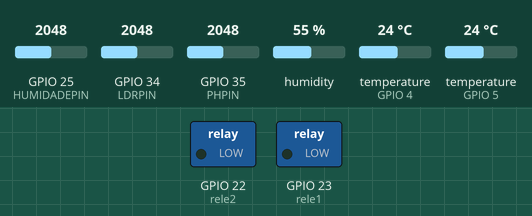
Bench run of a sketch on a simulated ESP32. On the bench: switched loads named in the sketch (green lamp = pin HIGH). The inputs (shaded band) are chosen by the test bench; at power-on: temperature (sensors on GPIO 4, GPIO 5) 24 °C, GPIO 25 (HUMIDADEPIN) = 2048, GPIO 34 (LDRPIN) = 2048, GPIO 35 (PHPIN) = 2048, humidity 55 %. WiFi joins after 1.5 s; servers stay silent unless stated; uploads are accepted with an empty reply; what the sketch prints to the serial monitor is not drawn.

Above: at 4.7 s.
4.8 s: temperature (sensor on GPIO 4) set to 36 °C
8.5 s: temperature (sensor on GPIO 4) set to 39 °C
At 10.1 s:
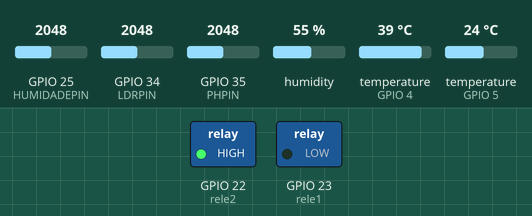
11.3 s: GPIO 25 (HUMIDADEPIN) set to 3952
14.1 s: GPIO 25 (HUMIDADEPIN) set to 4051
At 16.7 s:
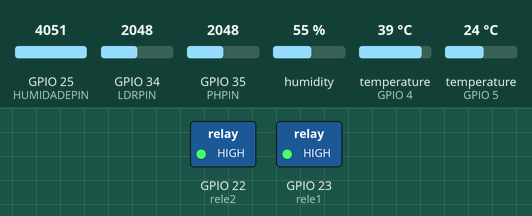
Timing chart, 0 to 17.9 s (numbered marks = the images above; inputs shaded):
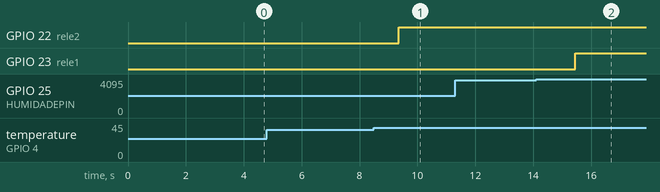

Measured:
- the behaviour switches between 37 and 38 °C on temperature (sensor on GPIO 4) (found by bisection; images 0 and 1)
- the behaviour switches between 3999 and 4000 on GPIO 25 (HUMIDADEPIN) (found by bisection; images 1 and 2)
- after the input at 4.8 s, every drawn part: stays the same
- after the input at 8.5 s, GPIO 22 (rele2): LOW → HIGH after 0.86 s
- after the input at 11.3 s, every drawn part: stays the same
- after the input at 14.1 s, GPIO 23 (rele1): LOW → HIGH after 1.3 s

The sketch:

TCC_V1.3.ino
```cpp
#include <WiFi.h>
#include <HTTPClient.h>
#include "DHT.h"
#include <OneWire.h>
#include <DallasTemperature.h>


//Helix IP Address
const char* orionAddressPath = "143.107.145.24:1026/v2";

//Device ID (example: urn:ngsi-ld:entity:001)
const char* deviceID = "urn:ngsi-ld:entity:010";

//Wi-Fi Credentials
const char* ssid = "LIVE TIM_FB66_2G";
const char* password = "pjfed8jx8d";

#define DHTPIN 4

//Define Rele

int rele1 = 23;
int rele2 = 22;

const int DS18B20PIN = 5;

//Seta pin LDR
const int LDRPIN = 34;

//Seta pin PH
const int PHPIN = 35;

//Seta pin HUMIDADE
const int HUMIDADEPIN = 25;

String guardat;
String guardah;
String guardats;
String guardal;
String guardaph;
String guardahs;

//Seleciona tipo do DHT
#define DHTTYPE DHT11

//Inicia sensor DHT
DHT dht(DHTPIN, DHTTYPE);

//Inicia o DS18B20
OneWire oneWire(DS18B20PIN);

//passa a referencia do onewire para a biblioteca dallas
DallasTemperature sensors(&oneWire);

//Variável para gravar o valor do LDR
int ldrValue = 0;

//Variável para gravar o valor do PH
int phValue = 0;

//Variável para gravar o valor do HUMIDADE
int humidadeValue = 0;

WiFiClient espClient;
HTTPClient http;


void setup() {
  //setup

  pinMode(rele1, OUTPUT);
  pinMode(rele2, OUTPUT);

  Serial.begin(115200);

  //start sensor DHT11
  dht.begin();
  sensors.begin();

  //Wi-Fi access
  WiFi.begin(ssid, password);

  while (WiFi.status() != WL_CONNECTED) {
    delay(500);
    Serial.println("Connecting to WiFi..");
  }

  Serial.println("Connected WiFi network!");
  delay(2000);

}

void loop(){

  delay(1000);

  float h = dht.readHumidity();

  float t = dht.readTemperature();

  sensors.requestTemperatures();
  float ts = sensors.getTempCByIndex(0);


  //lê o valor de LDR
  ldrValue = analogRead(LDRPIN);

  //lê o valor do PH
  phValue = analogRead(PHPIN);

  //lê o valor da Humidade
  humidadeValue = analogRead(HUMIDADEPIN);

 if (humidadeValue > 3999) {
    digitalWrite(rele1, HIGH);
    delay(10000);
    digitalWrite(rele1, LOW);


 }
 if (t > 37) {
  digitalWrite(rele2, HIGH);

 }

 if (t < 37) {
  digitalWrite(rele2, LOW);
 }

  Serial.print(F("Humidade: "));
  Serial.print(h);
  Serial.print(F("%  Temperatura: "));
  Serial.print(t);
  Serial.print(F("°C "));
  Serial.print(" Temperatura do solo: ");
  Serial.print(ts);
  Serial.println("ºC");
  Serial.println(" Luminosidade:");
  Serial.println(ldrValue);
  Serial.println(" PH:");
  Serial.println(phValue);
  Serial.println(" Umidade:");
  Serial.println(humidadeValue);
  Serial.println();

  guardat = String(t);
  guardah = String(h);
  guardats = String(ts);
  guardal = String(ldrValue);
  guardaph = String(phValue);
  guardahs = String(humidadeValue);

  orionUpdate(deviceID, guardat, guardah, guardats, guardal, guardaph, guardahs);
}

//update
  void orionUpdate(String entitieID, String temperature, String humidity, String soilTemperature, String light, String ph, String soilHumidity){

    String bodyRequest = "{ \"pH\": { \"type\": \"float\", \"value\": "+ph+" }, \"luminosidade\": { \"type\": \"float\", \"value\": "+light+" }, \"tempSolo\": { \"type\": \"float\", \"value\": "+soilTemperature+" }, \"tempAmbiente\": { \"type\": \"float\", \"value\": " + temperature + " }, \"humidSolo\": { \"type\": \"float\", \"value\": "+soilHumidity+" }, \"humidAmbiente\": { \"type\": \"float\", \"value\": " + humidity + " } } ";
    String pathRequest = "/entities/" + entitieID + "/attrs?options=forcedUpdate";

    String fullAddress = "http://" + String(orionAddressPath) + pathRequest;
    http.begin(fullAddress);
    Serial.println("Orion URI request: " + fullAddress);

    http.addHeader("Content-Type", "application/json");
    http.addHeader("Accept", "application/json");

    http.addHeader("fiware-service", "helixiot");
    http.addHeader("fiware-servicepath", "/");

    Serial.println(bodyRequest);
    int httpCode = http.POST(bodyRequest);
    //String response =  http.getString();

    Serial.println("HTTP CODE");
    Serial.println(httpCode);

    http.end();


}
```
